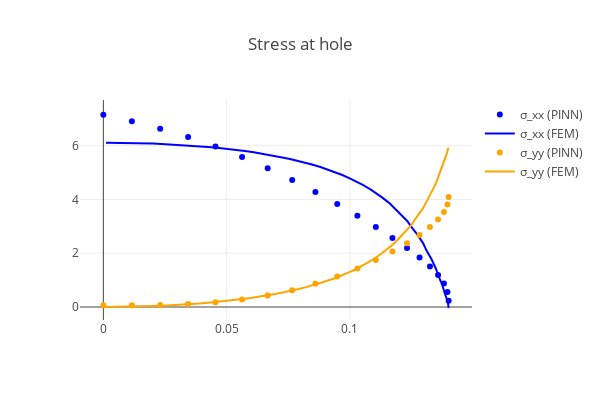

Here is the notebook cell this chart was saved with:
### Markdown cell above
## Visualization of results

### Code cell
val_rad_x = 0.14
val_plate = Plate(val_rad_x, N, M) 
data_input, data_output, data_hole = val_plate.load_reference_data()
val_collo, val_top, val_right, val_left, val_bottom, val_hole = val_plate.generate_dataset()

stress_hole = torch.vmap(sigma)(val_hole[:,:-2])
data_hole = np.loadtxt(f"data/hole_Rx={Rx}.csv", delimiter=",")
data_hole = data_hole[data_hole[:, 0].argsort()]

with torch.no_grad():
    fig = go.Figure()
    m1 = dict(color="blue")
    m2 = dict(color="orange")
    fig.add_trace(
        go.Scatter(
            x=hole[:, 0],
            y=stress_hole[:, 0, 0],
            marker=m1,
            mode="markers",
            name="σ_xx (PINN)",
        )
    )
    fig.add_trace(
        go.Scatter(
            x=data_hole[:, 0],
            y=data_hole[:, 2],
            marker=m1,
            mode="lines",
            name="σ_xx (FEM)",
        )
    )
    fig.add_trace(
        go.Scatter(
            x=hole[:, 0],
            y=stress_hole[:, 1, 1],
            marker=m2,
            mode="markers",
            name="σ_yy (PINN)",
        )
    )
    fig.add_trace(
        go.Scatter(
            x=data_hole[:, 0],
            y=data_hole[:, 3],
            marker=m2,
            mode="lines",
            name="σ_yy (FEM)",
        )
    )
    fig.update_layout(
        template="none", width=600, height=400, title="Stress at hole", showlegend=True
    )
    fig.show()

### Figure 1 — Plotly figure (JSON) as saved in the notebook; plotly's stock layout.template omitted (floating-point values rounded to 4 significant figures)
{"data": [{"marker": {"color": "blue"}, "mode": "markers", "name": "σ_xx (PINN)", "type": "scatter", "x": [0.14, 0.1395, 0.1381, 0.1357, 0.1324, 0.1282, 0.1231, 0.1172, 0.1105, 0.103, 0.09482, 0.08599, 0.07657, 0.06663, 0.05624, 0.04546, 0.03437, 0.02304, 0.01156, 8.573e-18], "y": [0.2312, 0.5616, 0.8763, 1.188, 1.506, 1.839, 2.193, 2.57, 2.971, 3.393, 3.831, 4.278, 4.725, 5.161, 5.577, 5.965, 6.318, 6.633, 6.909, 7.15]}, {"marker": {"color": "blue"}, "mode": "lines", "name": "σ_xx (FEM)", "type": "scatter", "x": [0.001067, 0.004735, 0.008401, 0.01053, 0.0142, 0.01786, 0.01999, 0.02364, 0.0273, 0.02942, 0.03306, 0.0367, 0.03881, 0.04243, 0.04605, 0.04815, 0.05175, 0.05534, 0.05742, 0.06099, 0.06454, 0.0666, 0.07013, 0.07364, 0.07567, 0.07914, 0.08259, 0.08459, 0.08799, 0.09137, 0.09332, 0.09663, 0.09991, 0.1018, 0.105, 0.1081, 0.1099, 0.113, 0.116, 0.1176, 0.1205, 0.1232, 0.1247, 0.1273, 0.1296, 0.1309, 0.133, 0.1349, 0.1359, 0.1373, 0.1385, 0.139, 0.1397, 0.14], "y": [6.112, 6.111, 6.106, 6.103, 6.096, 6.085, 6.079, 6.065, 6.048, 6.039, 6.018, 5.994, 5.98, 5.952, 5.92, 5.902, 5.865, 5.824, 5.8, 5.753, 5.7, 5.67, 5.61, 5.545, 5.507, 5.431, 5.348, 5.3, 5.204, 5.101, 5.038, 4.917, 4.785, 4.703, 4.548, 4.381, 4.274, 4.078, 3.865, 3.715, 3.468, 3.201, 3.001, 2.703, 2.378, 2.117, 1.785, 1.414, 1.15, 0.8442, 0.4857, 0.3555, 0.1881, -0.03941]}, {"marker": {"color": "orange"}, "mode": "markers", "name": "σ_yy (PINN)", "type": "scatter", "x": [0.14, 0.1395, 0.1381, 0.1357, 0.1324, 0.1282, 0.1231, 0.1172, 0.1105, 0.103, 0.09482, 0.08599, 0.07657, 0.06663, 0.05624, 0.04546, 0.03437, 0.02304, 0.01156, 8.573e-18], "y": [4.094, 3.814, 3.538, 3.258, 2.973, 2.677, 2.372, 2.06, 1.744, 1.434, 1.137, 0.8648, 0.6266, 0.4298, 0.2786, 0.1728, 0.1078, 0.07546, 0.06522, 0.0663]}, {"marker": {"color": "orange"}, "mode": "lines", "name": "σ_yy (FEM)", "type": "scatter", "x": [0.001067, 0.004735, 0.008401, 0.01053, 0.0142, 0.01786, 0.01999, 0.02364, 0.0273, 0.02942, 0.03306, 0.0367, 0.03881, 0.04243, 0.04605, 0.04815, 0.05175, 0.05534, 0.05742, 0.06099, 0.06454, 0.0666, 0.07013, 0.07364, 0.07567, 0.07914, 0.08259, 0.08459, 0.08799, 0.09137, 0.09332, 0.09663, 0.09991, 0.1018, 0.105, 0.1081, 0.1099, 0.113, 0.116, 0.1176, 0.1205, 0.1232, 0.1247, 0.1273, 0.1296, 0.1309, 0.133, 0.1349, 0.1359, 0.1373, 0.1385, 0.139, 0.1397, 0.14], "y": [-0.001205, 0.003507, 0.007097, 0.009625, 0.01942, 0.02808, 0.03378, 0.04973, 0.06451, 0.07347, 0.09632, 0.1179, 0.1304, 0.1611, 0.1904, 0.2062, 0.2463, 0.2848, 0.305, 0.3562, 0.4054, 0.4306, 0.4954, 0.5576, 0.591, 0.6718, 0.7494, 0.7928, 0.8945, 0.9922, 1.048, 1.177, 1.301, 1.375, 1.54, 1.698, 1.796, 2.011, 2.212, 2.343, 2.614, 2.862, 3.036, 3.373, 3.671, 3.899, 4.286, 4.606, 4.859, 5.224, 5.483, 5.659, 5.863, 5.924]}], "layout": {"height": 400, "showlegend": true, "title": {"text": "Stress at hole"}, "width": 600}}
